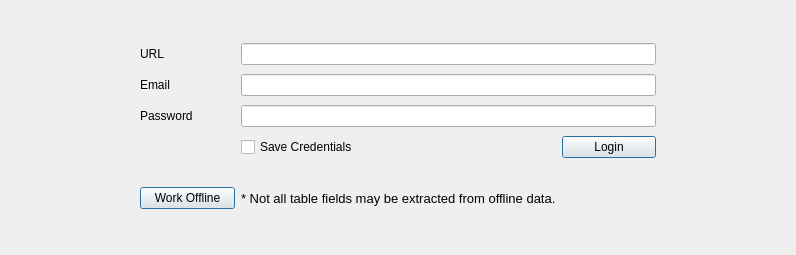
<?xml version="1.0" encoding="UTF-8"?>
<ui version="4.0">
  <widget class="QWidget" name="centralwidget">
   <widget class="QWidget" name="layoutWidget">
    <property name="geometry">
     <rect>
      <x>140</x>
      <y>40</y>
      <width>516</width>
      <height>175</height>
     </rect>
    </property>
    <layout class="QGridLayout" name="gridLayout" columnstretch="1,3,1">
     <item row="2" column="1" colspan="2">
      <widget class="QLineEdit" name="password_box">
       <property name="echoMode">
        <enum>QLineEdit::Password</enum>
       </property>
      </widget>
     </item>
     <item row="5" column="0">
      <widget class="QPushButton" name="work_offline_button">
       <property name="focusPolicy">
        <enum>Qt::StrongFocus</enum>
       </property>
       <property name="text">
        <string>Work Offline</string>
       </property>
       <property name="autoDefault">
        <bool>true</bool>
       </property>
       <property name="default">
        <bool>true</bool>
       </property>
      </widget>
     </item>
     <item row="0" column="0">
      <widget class="QLabel" name="label">
       <property name="text">
        <string>URL</string>
       </property>
      </widget>
     </item>
     <item row="3" column="2">
      <widget class="QPushButton" name="login_button">
       <property name="focusPolicy">
        <enum>Qt::StrongFocus</enum>
       </property>
       <property name="text">
        <string>Login</string>
       </property>
       <property name="autoDefault">
        <bool>true</bool>
       </property>
       <property name="default">
        <bool>true</bool>
       </property>
      </widget>
     </item>
     <item row="0" column="1" colspan="2">
      <widget class="QLineEdit" name="url_box"/>
     </item>
     <item row="3" column="1">
      <widget class="QCheckBox" name="save_credentials_checkbox">
       <property name="focusPolicy">
        <enum>Qt::StrongFocus</enum>
       </property>
       <property name="layoutDirection">
        <enum>Qt::LeftToRight</enum>
       </property>
       <property name="autoFillBackground">
        <bool>false</bool>
       </property>
       <property name="text">
        <string>Save Credentials</string>
       </property>
      </widget>
     </item>
     <item row="1" column="0">
      <widget class="QLabel" name="label_2">
       <property name="text">
        <string>Email</string>
       </property>
      </widget>
     </item>
     <item row="1" column="1" colspan="2">
      <widget class="QLineEdit" name="email_box"/>
     </item>
     <item row="2" column="0">
      <widget class="QLabel" name="label_3">
       <property name="text">
        <string>Password</string>
       </property>
      </widget>
     </item>
     <item row="4" column="0">
      <spacer name="horizontalSpacer">
       <property name="orientation">
        <enum>Qt::Horizontal</enum>
       </property>
       <property name="sizeHint" stdset="0">
        <size>
         <width>40</width>
         <height>20</height>
        </size>
       </property>
      </spacer>
     </item>
     <item row="4" column="1">
      <spacer name="horizontalSpacer_2">
       <property name="orientation">
        <enum>Qt::Horizontal</enum>
       </property>
       <property name="sizeHint" stdset="0">
        <size>
         <width>40</width>
         <height>20</height>
        </size>
       </property>
      </spacer>
     </item>
     <item row="4" column="2">
      <spacer name="horizontalSpacer_3">
       <property name="orientation">
        <enum>Qt::Horizontal</enum>
       </property>
       <property name="sizeHint" stdset="0">
        <size>
         <width>40</width>
         <height>20</height>
        </size>
       </property>
      </spacer>
     </item>
     <item row="5" column="1">
      <widget class="QLabel" name="label_4">
       <property name="font">
        <font>
         <pointsize>10</pointsize>
        </font>
       </property>
       <property name="text">
        <string>* Not all table fields may be extracted from offline data.</string>
       </property>
      </widget>
     </item>
    </layout>
   </widget>
  </widget>
</ui>
